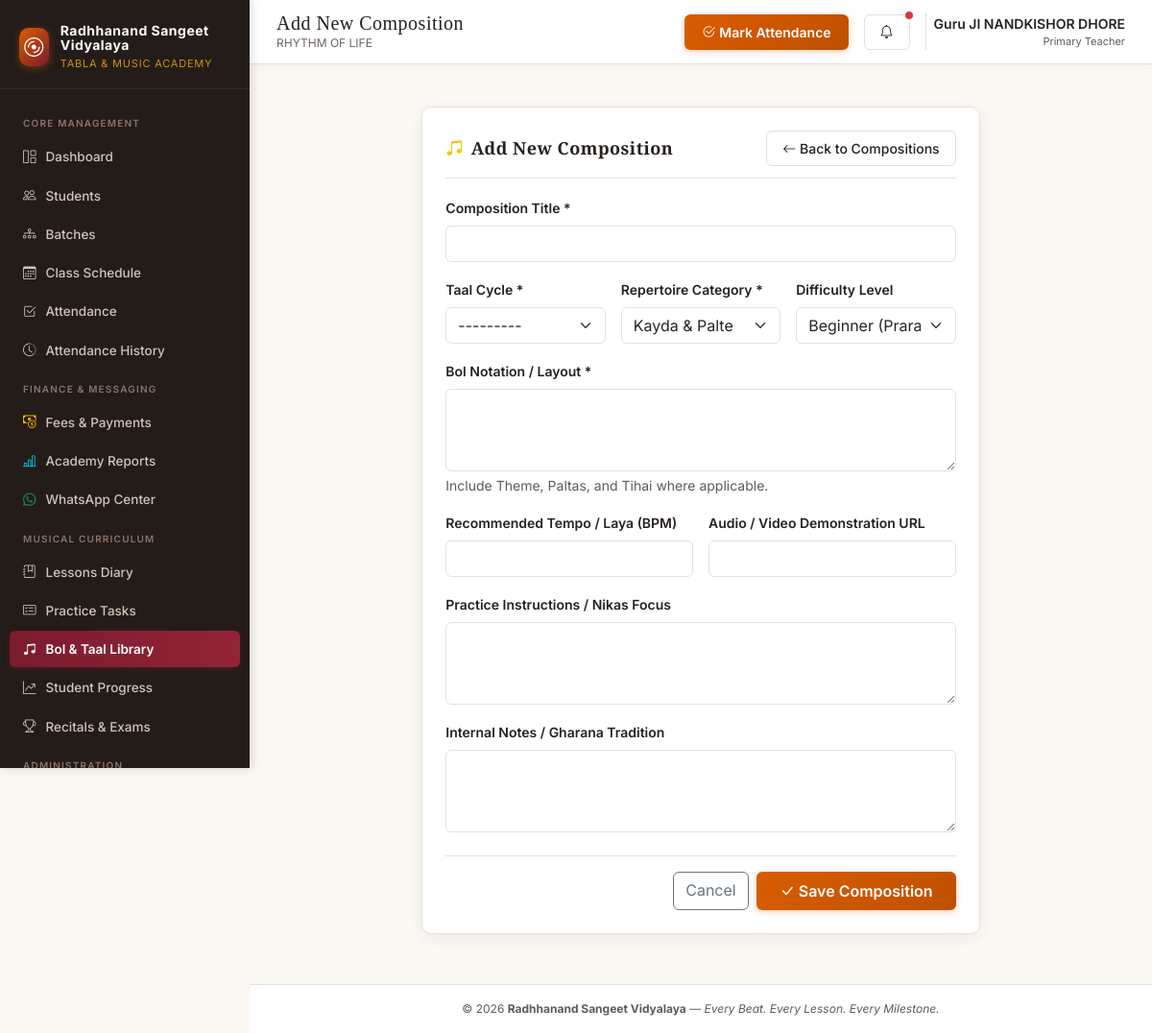
The app's page /library/compositions/add/ (signed in) with its own data.
### academy/models.py (models this page shows, shortened)
class AcademySettings(models.Model):
    academy_name = models.CharField(max_length=200, default="Radhhanand Sangeet Vidyalaya")
    tagline = models.CharField(max_length=255, default="Every Beat. Every Lesson. Every Milestone.")
    teacher_name = models.CharField(max_length=150, default="Guru Ji")
    phone = models.CharField(max_length=25, blank=True, default="+91 98765 43210", help_text="Official academy contact phone")
    email = models.EmailField(blank=True, default="contact@radhhanand.org", help_text="Official academy email")
    address = models.TextField(blank=True, default="Radhhanand Sangeet Vidyalaya, India", help_text="Academy premises address")
    whatsapp_number = models.CharField(max_length=25, blank=True, default="+91 98765 43210", help_text="Official academy WhatsApp number")
    attendance_threshold = models.FloatField(
        default=75.0,
        help_text="Attendance percentage threshold below which alerts are flagged (e.g. 75%)"
    )
    consecutive_absence_threshold = models.PositiveIntegerField(
        default=3,
        help_text="Number of consecutive conducted sessions missed before an alert triggers"
    )
    currency_symbol = models.CharField(max_length=10, default="₹")
    date_format = models.CharField(max_length=30, default="YYYY-MM-DD")
    enable_fees = models.BooleanField(default=True, help_text="Enable or disable fee management module")
    enable_late_status = models.BooleanField(default=False, help_text="Enable 'Late' as an attendance status")
    default_class_duration = models.PositiveIntegerField(default=60, help_text="Default duration in minutes")
    updated_at = models.DateTimeField(auto_now=True)
    class Meta:
        verbose_name = "Academy Settings"
        verbose_name_plural = "Academy Settings"
    @classmethod
    def get_settings(cls):
        settings_obj = cls.objects.first()
        if not settings_obj:
            settings_obj = cls.objects.create(academy_name="Radhhanand Sangeet Vidyalaya")
        elif settings_obj.academy_name != "Radhhanand Sangeet Vidyalaya":
            settings_obj.academy_name = "Radhhanand Sangeet Vidyalaya"
            settings_obj.save(update_fields=['academy_name'])
        return settings_obj

### academy/views.py (the view)
# urls.py: path('library/compositions/add/', views.composition_create, name='composition_create'),
@login_required
def composition_create(request):
    taal_id = request.GET.get('taal')
    initial = {}
    if taal_id:
        initial['taal'] = get_object_or_404(Taal, id=taal_id)
    if request.method == 'POST':
        form = CompositionForm(request.POST)
        if form.is_valid():
            composition = form.save()
            messages.success(request, f"Composition '{composition.title}' saved to library.")
            return redirect('composition_list')
    else:
        form = CompositionForm(initial=initial)
    return render(request, 'academy/library/composition_form.html', {'form': form, 'title': 'Add New Composition'})

### academy/forms.py
class CompositionForm(BaseStyledModelForm):
    class Meta:
        model = Composition
        fields = [
            'title', 'taal', 'category', 'difficulty', 'bol_notation',
            'recommended_tempo', 'practice_instructions', 'reference_link', 'notes'
        ]
        widgets = {
            'bol_notation': forms.Textarea(attrs={'class': 'form-control font-monospace', 'rows': 5}),
        }

### academy/context_processors.py (called while the page is built)
def academy_context(request):
    try:
        settings_obj = AcademySettings.get_settings()
        alert_count = AcademyAlert.objects.filter(is_dismissed=False).count() if request.user.is_authenticated else 0
    except Exception:
        settings_obj = None
        alert_count = 0
    return {
        'academy_settings': settings_obj,
        'unread_alerts_count': alert_count,
        'current_year': timezone.now().year,
    }

### academy/models.py (called while the page is built)
    def __str__(self):
        return f"{self.name} ({self.matras} Matras)"

### academy/templates/academy/library/composition_form.html (shortened to what this page needs)
{% extends 'academy/base.html' %}
{% block page_title %}{{ title }}{% endblock %}
{% block content %}
<div class="row justify-content-center">
    <div class="col-12 col-lg-8">
        <div class="taal-card">
            <div class="taal-card-header">
                <h3 class="taal-card-title"><i class="bi bi-music-note-beamed text-warning"></i> {{ title }}</h3>
                <a href="{% url 'composition_list' %}" class="btn btn-sm btn-taal-outline"><i class="bi bi-arrow-left"></i> Back to Compositions</a>
            </div>
            <form method="POST" novalidate>
                <div class="mb-3">
                    <label class="form-label small fw-semibold">Composition Title *</label>
                    {{ form.title }}
                </div>
                <div class="row g-3 mb-3">
                    <div class="col-12 col-md-4">
                        <label class="form-label small fw-semibold">Taal Cycle *</label>
                        {{ form.taal }}
                    </div>
                    <div class="col-12 col-md-4">
                        <label class="form-label small fw-semibold">Repertoire Category *</label>
                        {{ form.category }}
                    </div>
                    <div class="col-12 col-md-4">
                        <label class="form-label small fw-semibold">Difficulty Level</label>
                        {{ form.difficulty }}
                    </div>
                </div>
                <div class="mb-3">
                    <label class="form-label small fw-semibold">Bol Notation / Layout *</label>
                    {{ form.bol_notation }}
                    <small class="text-muted d-block mt-1">Include Theme, Paltas, and Tihai where applicable.</small>
                </div>
                <div class="row g-3 mb-3">
                    <div class="col-12 col-md-6">
                        <label class="form-label small fw-semibold">Recommended Tempo / Laya (BPM)</label>
                        {{ form.recommended_tempo }}
                    </div>
                    <div class="col-12 col-md-6">
                        <label class="form-label small fw-semibold">Audio / Video Demonstration URL</label>
                        {{ form.reference_link }}
                    </div>
                </div>
                <div class="mb-3">
                    <label class="form-label small fw-semibold">Practice Instructions / Nikas Focus</label>
                    {{ form.practice_instructions }}
                </div>
                <div class="mb-4">
                    <label class="form-label small fw-semibold">Internal Notes / Gharana Tradition</label>
                    {{ form.notes }}
                </div>
                <div class="d-flex justify-content-end gap-2 pt-3 border-top">
                    <a href="{% url 'composition_list' %}" class="btn btn-outline-secondary">Cancel</a>
                    <button type="submit" class="btn btn-taal-primary px-4"><i class="bi bi-check-lg"></i> Save Composition</button>
                </div>
            </form>
        </div>
    </div>
</div>
{% endblock %}

### academy/templates/academy/base.html (shortened to what this page needs)
{% load static %}
<!DOCTYPE html>
<html lang="en">
<head>
    <link href="https://cdn.jsdelivr.net/npm/bootstrap@5.3.3/dist/css/bootstrap.min.css" rel="stylesheet">
    <link rel="stylesheet" href="https://cdn.jsdelivr.net/npm/bootstrap-icons@1.11.3/font/bootstrap-icons.min.css">
    <link rel="stylesheet" href="{% static 'academy/css/taal.css' %}">
</head>
<body>
    <div class="app-container">
        {% if user.is_authenticated %}
        <aside class="app-sidebar no-print" id="appSidebar">
            <div class="sidebar-header d-flex justify-content-between align-items-center">
                <a href="{% url 'dashboard' %}" class="brand-badge text-decoration-none">
                    <div class="brand-icon">
                        <i class="bi bi-disc"></i>
                    </div>
                    <div>
                        <div class="brand-title" style="font-size: 14px; font-weight: 700; letter-spacing: 0.5px;">Radhhanand Sangeet Vidyalaya</div>
                        <div class="brand-subtitle" style="font-size: 11px; color: #C69214;">Tabla & Music Academy</div>
                    </div>
                </a>
            </div>
            <nav class="sidebar-nav">
                <div class="nav-section-title">Core Management</div>
                <a href="{% url 'dashboard' %}" class="nav-link-custom {% if request.resolver_match.url_name == 'dashboard' %}active{% endif %}">
                    <span class="nav-left"><i class="bi bi-grid-1x2"></i> Dashboard</span>
                </a>
                <a href="{% url 'student_list' %}" class="nav-link-custom {% if 'student' in request.resolver_match.url_name %}active{% endif %}">
                    <span class="nav-left"><i class="bi bi-people"></i> Students</span>
                </a>
                <a href="{% url 'batch_list' %}" class="nav-link-custom {% if 'batch' in request.resolver_match.url_name %}active{% endif %}">
                    <span class="nav-left"><i class="bi bi-diagram-3"></i> Batches</span>
                </a>
                <a href="{% url 'session_list' %}" class="nav-link-custom {% if 'session' in request.resolver_match.url_name %}active{% endif %}">
                    <span class="nav-left"><i class="bi bi-calendar3"></i> Class Schedule</span>
                </a>
                <a href="{% url 'attendance_hub' %}" class="nav-link-custom {% if request.resolver_match.url_name == 'attendance_hub' or request.resolver_match.url_name == 'attendance_mark' %}active{% endif %}">
                    <span class="nav-left"><i class="bi bi-check2-square"></i> Attendance</span>
                </a>
                <a href="{% url 'attendance_history' %}" class="nav-link-custom {% if request.resolver_match.url_name == 'attendance_history' or request.resolver_match.url_name == 'attendance_audit_list' %}active{% endif %}">
                    <span class="nav-left"><i class="bi bi-clock-history"></i> Attendance History</span>
                </a>
                <div class="nav-section-title">Finance & Messaging</div>
                <a href="{% url 'fee_dashboard' %}" class="nav-link-custom {% if 'fee' in request.resolver_match.url_name or 'payment' in request.resolver_match.url_name or 'receipt' in request.resolver_match.url_name %}active{% endif %}">
                    <span class="nav-left"><i class="bi bi-cash-coin text-warning"></i> Fees & Payments</span>
                </a>
                <a href="{% url 'attendance_reports' %}" class="nav-link-custom {% if 'report' in request.resolver_match.url_name %}active{% endif %}">
                    <span class="nav-left"><i class="bi bi-bar-chart-line text-info"></i> Academy Reports</span>
                </a>
                <a href="{% url 'whatsapp_hub' %}" class="nav-link-custom {% if 'whatsapp' in request.resolver_match.url_name %}active{% endif %}">
                    <span class="nav-left"><i class="bi bi-whatsapp text-success"></i> WhatsApp Center</span>
                </a>
                <div class="nav-section-title">Musical Curriculum</div>
                <a href="{% url 'lesson_list' %}" class="nav-link-custom {% if 'lesson' in request.resolver_match.url_name %}active{% endif %}">
                    <span class="nav-left"><i class="bi bi-journal-bookmark"></i> Lessons Diary</span>
                </a>
                <a href="{% url 'assignment_list' %}" class="nav-link-custom {% if 'assignment' in request.resolver_match.url_name %}active{% endif %}">
                    <span class="nav-left"><i class="bi bi-card-checklist"></i> Practice Tasks</span>
                </a>
                <a href="{% url 'taal_list' %}" class="nav-link-custom {% if 'library' in request.resolver_match.url_name or 'taal' in request.resolver_match.url_name or 'composition' in request.resolver_match.url_name %}active{% endif %}">
                    <span class="nav-left"><i class="bi bi-music-note-beamed"></i> Bol & Taal Library</span>
                </a>
                <a href="{% url 'progress_list' %}" class="nav-link-custom {% if 'progress' in request.resolver_match.url_name %}active{% endif %}">
                    <span class="nav-left"><i class="bi bi-graph-up-arrow"></i> Student Progress</span>
                </a>
                <a href="{% url 'performance_list' %}" class="nav-link-custom {% if 'performance' in request.resolver_match.url_name or 'exam' in request.resolver_match.url_name %}active{% endif %}">
                    <span class="nav-left"><i class="bi bi-trophy"></i> Recitals & Exams</span>
                </a>
                <div class="nav-section-title">Administration</div>
            </nav>
        </aside>
        {% endif %}
        <div class="app-main">
            {% if user.is_authenticated %}
            <header class="app-topbar no-print">
                <div class="d-flex align-items-center gap-3">
                    <div class="topbar-title-area">
                        <h2>{% block page_title %}{{ academy_settings.academy_name }}{% endblock %}</h2>
                        <p class="d-none d-sm-block">{{ academy_settings.tagline }}</p>
                    </div>
                </div>
                <div class="topbar-actions">
                    <a href="{% url 'attendance_hub' %}" class="btn btn-sm btn-taal-primary d-none d-sm-inline-flex align-items-center gap-1">
                        <i class="bi bi-check2-circle"></i> Mark Attendance
                    </a>
                    <a href="{% url 'alert_list' %}" class="btn btn-sm btn-taal-outline position-relative" aria-label="Alerts">
                        <i class="bi bi-bell"></i>
                        {% if unread_alerts_count > 0 %}
                        <span class="position-absolute top-0 start-100 translate-middle p-1 bg-danger border border-light rounded-circle"></span>
                        {% endif %}
                    </a>
                    <div class="d-flex align-items-center gap-2 ps-2 border-start">
                        <div class="text-end d-none d-md-block">
                            <div class="small fw-semibold text-dark">{{ academy_settings.teacher_name }}</div>
                            <div class="text-muted" style="font-size: 11px;">Primary Teacher</div>
                        </div>
                    </div>
                </div>
            </header>
            {% endif %}
            <div class="container-fluid px-3 px-sm-4 pt-3 no-print">
            </div>
            <main class="page-content">
                {% block content %}{% endblock %}
            </main>
            <footer class="text-center py-3 text-muted border-top bg-white mt-auto no-print" style="font-size: 12px;">
                <div class="container">
                    &copy; {{ current_year }} <strong>{{ academy_settings.academy_name }}</strong> &mdash; <em>Every Beat. Every Lesson. Every Milestone.</em>
                </div>
            </footer>
        </div>
    </div>
</body>
</html>

### records on screen
AcademySettings: tagline "RHYTHM OF LIFE", teacher_name "Guru JI NANDKISHOR DHORE", academy_name "Radhhanand Sangeet Vidyalaya"

### other values on screen
{{ title }} "Add New Composition"
